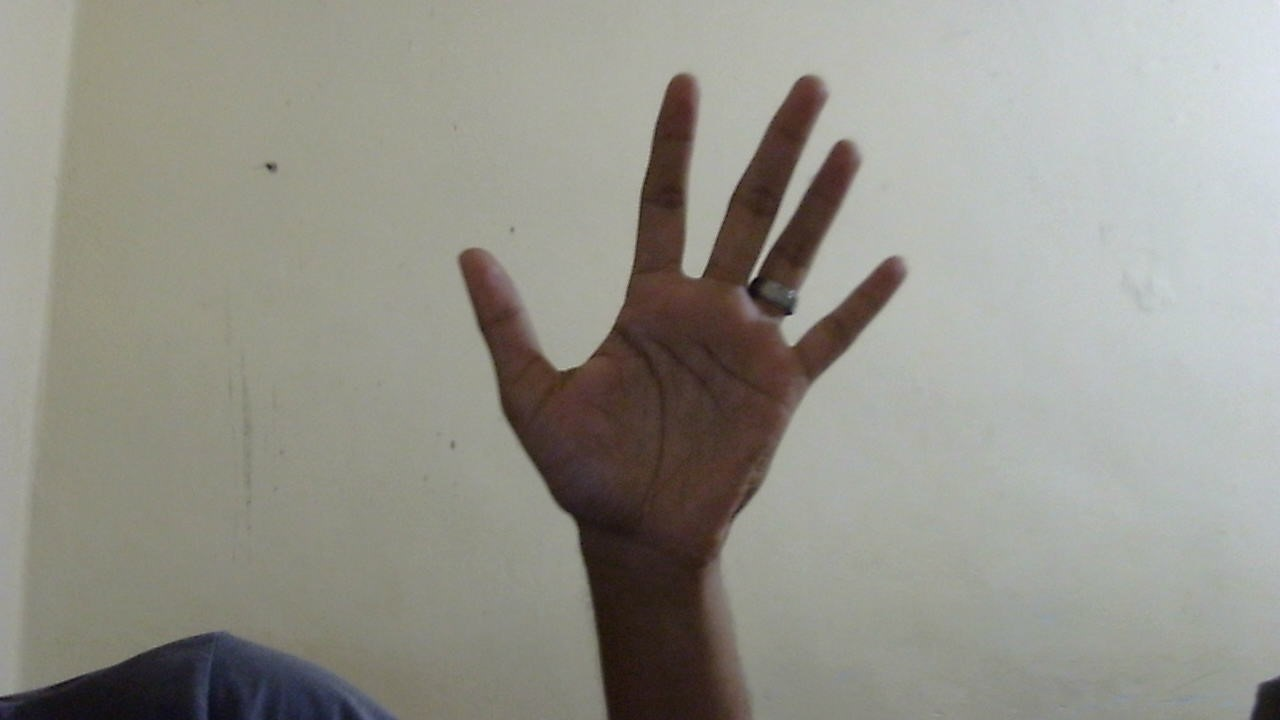
#> input picture Phase-1/1.jpg, 1280 x 720 px, given in place of the camera
$ python test4.py
#> lines starting #> are read from the running program, lines starting #| are printed output that depends on the picture; after the words box and inside, x2 and y2 are one past the last pixel; in counts of white or black regions, pixels touching at a corner belong together; long printed decimals are rounded
import cv2
import numpy as np

# Define the range of skin color in HSV space
lower_skin = np.array([0, 20, 70], dtype=np.uint8)
upper_skin = np.array([20, 255, 255], dtype=np.uint8)

# Create a VideoCapture object to capture video from the camera
cap = cv2.VideoCapture(0)

# Loop over the frames of the video
while True:
    # Read a frame from the video feed
    ret, frame = cap.read()
#> frame is the input picture: shape (720, 1280, 3); mean B, G, R 139.8, 148.1, 149.1

    # Convert the frame to HSV color space
    hsv = cv2.cvtColor(frame, cv2.COLOR_BGR2HSV)
#> hsv: shape (720, 1280, 3); mean H, S, V 43.2, 29.1, 151.5

    # Apply the skin color mask to the frame
    mask = cv2.inRange(hsv, lower_skin, upper_skin)
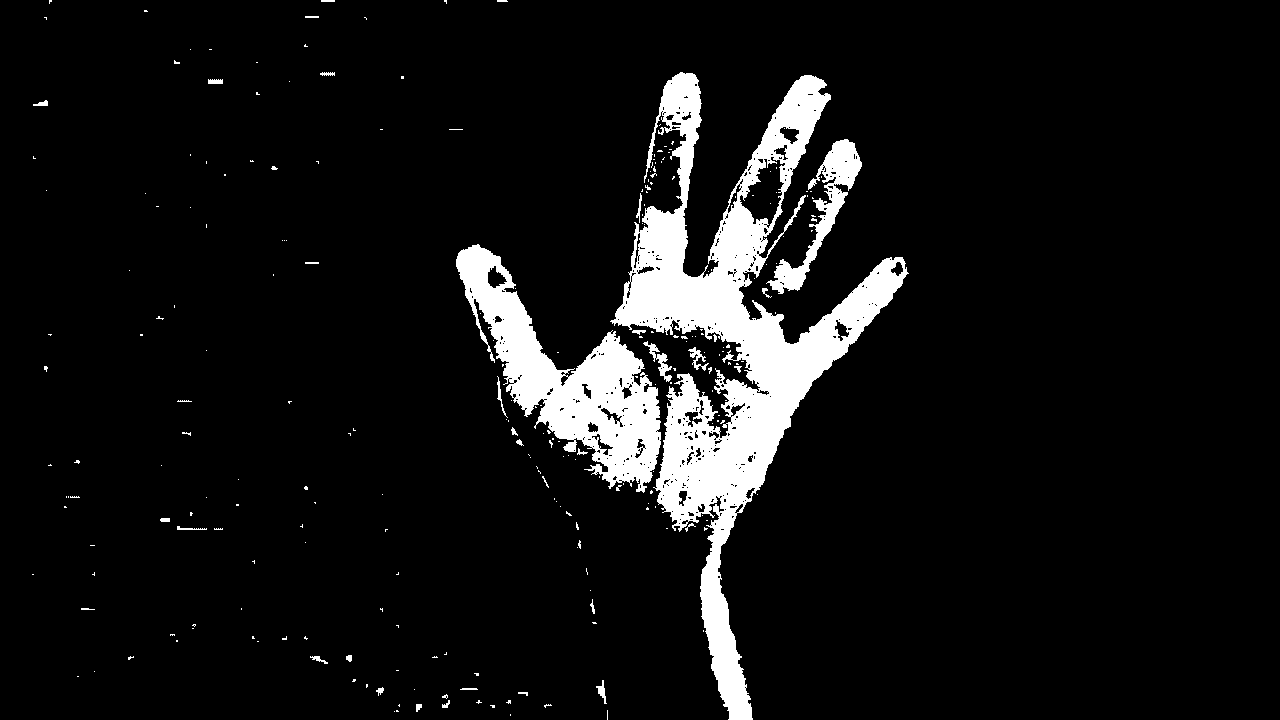
#> mask: shape (720, 1280); 7.7% white; 253 white regions (217 under 20 px)
    masked = cv2.bitwise_and(frame, frame, mask=mask)
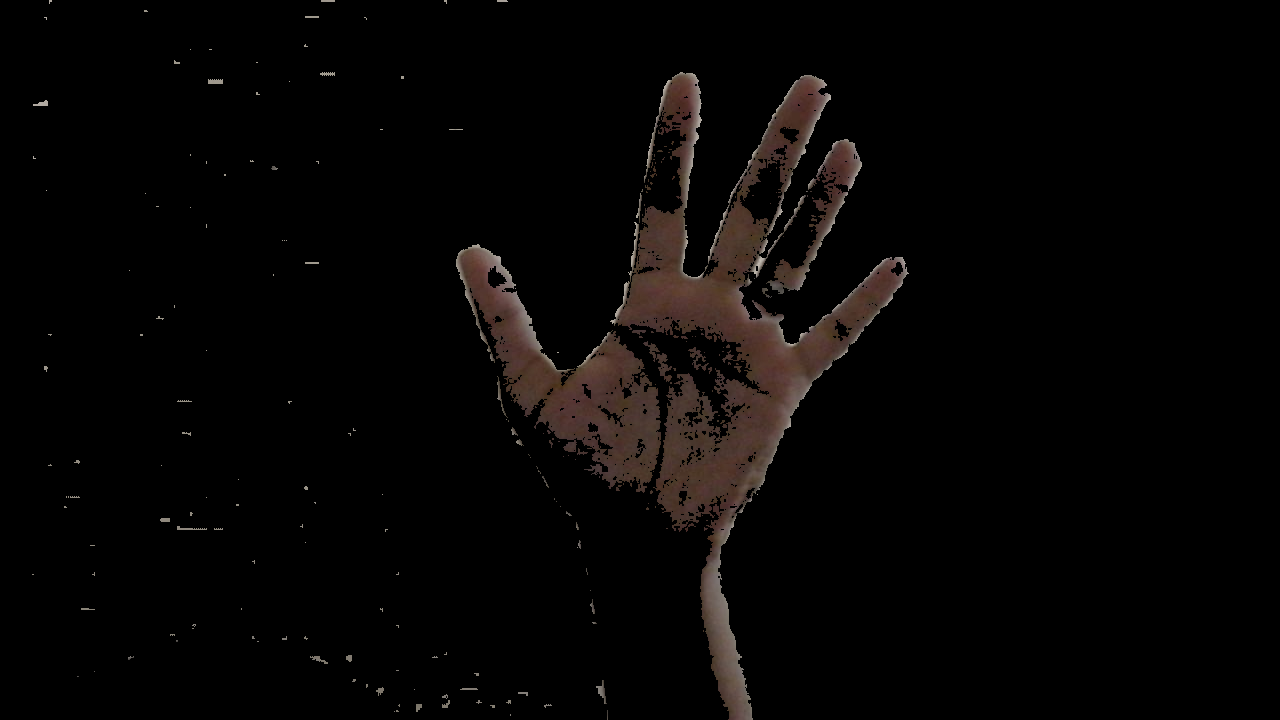
#> masked: shape (720, 1280, 3); mean B, G, R 4.5, 5.2, 6.8

    # Find the contours of the hand region
    contours, _ = cv2.findContours(mask, cv2.RETR_EXTERNAL, cv2.CHAIN_APPROX_SIMPLE)
#> contours = 246 contours, 228 with area under 20; largest, box (x1, y1, x2, y2) and area: (610, 72, 909, 720) 49116, (456, 244, 661, 493) 18223, (766, 139, 862, 294) 3112, (643, 341, 672, 382) 240, (688, 347, 709, 371) 108
    if len(contours) > 0:
        # Get the largest contour (the hand)
        hand_contour = max(contours, key=cv2.contourArea)
#> hand_contour = contour of 2285 points, box (x1, y1, x2, y2) (610, 72, 909, 720), area 49116

        # Draw a bounding box around the hand
        x, y, w, h = cv2.boundingRect(hand_contour)
#> x = 610; y = 72; w = 299; h = 648
        cv2.rectangle(frame, (x, y), (x+w, y+h), (0, 255, 0), 2)

        # Determine whose hand it is based on skin color
        skin_color = hsv[y:y+h, x:x+w, :]
#> skin_color: shape (648, 299, 3); mean H, S, V 24.6, 55.4, 120.8
        mean_skin = np.mean(skin_color, axis=(0, 1))
#> mean_skin = [24.59, 55.44, 120.8]
        print(mean_skin[0])
#| 24.593
        if mean_skin[0] < 10:
            # Hand belongs to person A
            cv2.putText(frame, "Person A", (x, y-10), cv2.FONT_HERSHEY_SIMPLEX, 0.5, (0, 255, 0), 2)
        elif mean_skin[0] > 30:
            # Hand belongs to person B
            cv2.putText(frame, "Person B", (x, y-10), cv2.FONT_HERSHEY_SIMPLEX, 0.5, (0, 255, 0), 2)
        else:
            # Hand color is ambiguous or unknown
            cv2.putText(frame, "Access Denied", (x, y-10), cv2.FONT_HERSHEY_SIMPLEX, 0.5, (0, 0, 255), 2)
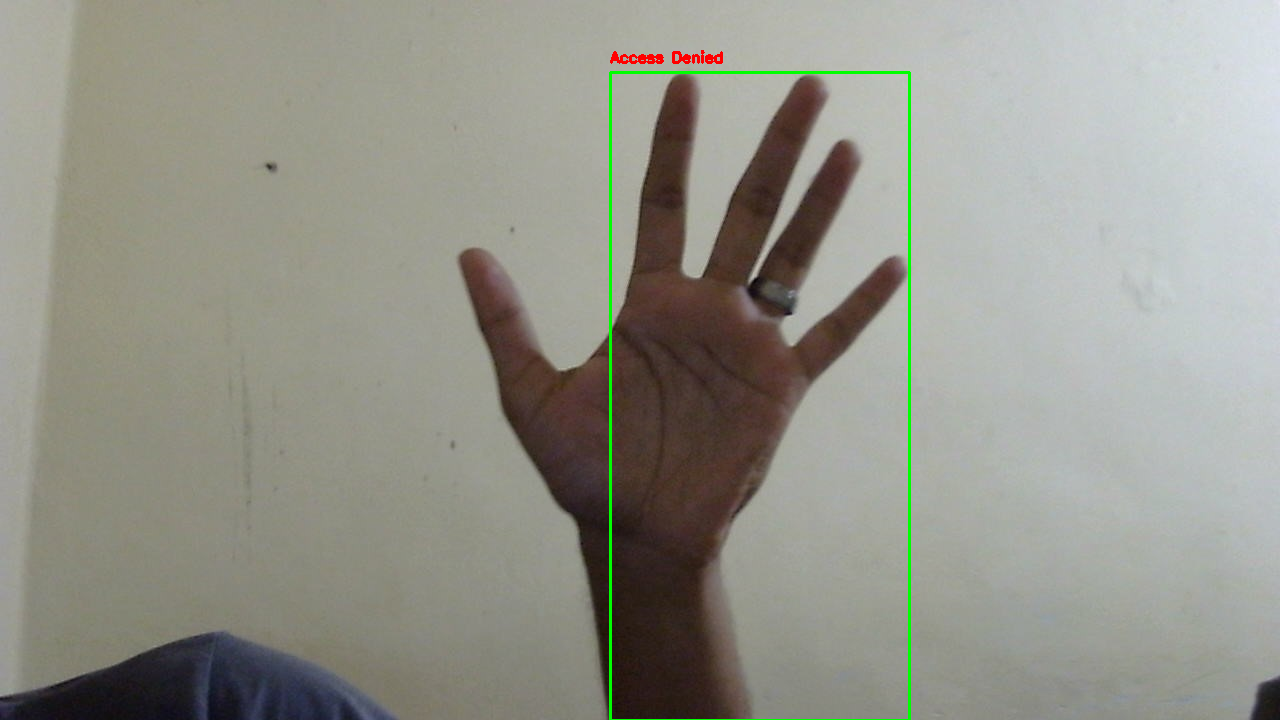
#> frame: shape (720, 1280, 3); mean B, G, R 139, 148.6, 148.4

    # Display the resulting frame
    cv2.imshow("Frame", frame)

    # Check for key press
    key = cv2.waitKey(1) & 0xFF
#> (key q is pressed here)
    if key == ord('q'):
        break

# Release the resources and close the windows
cap.release()
cv2.destroyAllWindows()

$ run again, on Phase-1/2.jpg
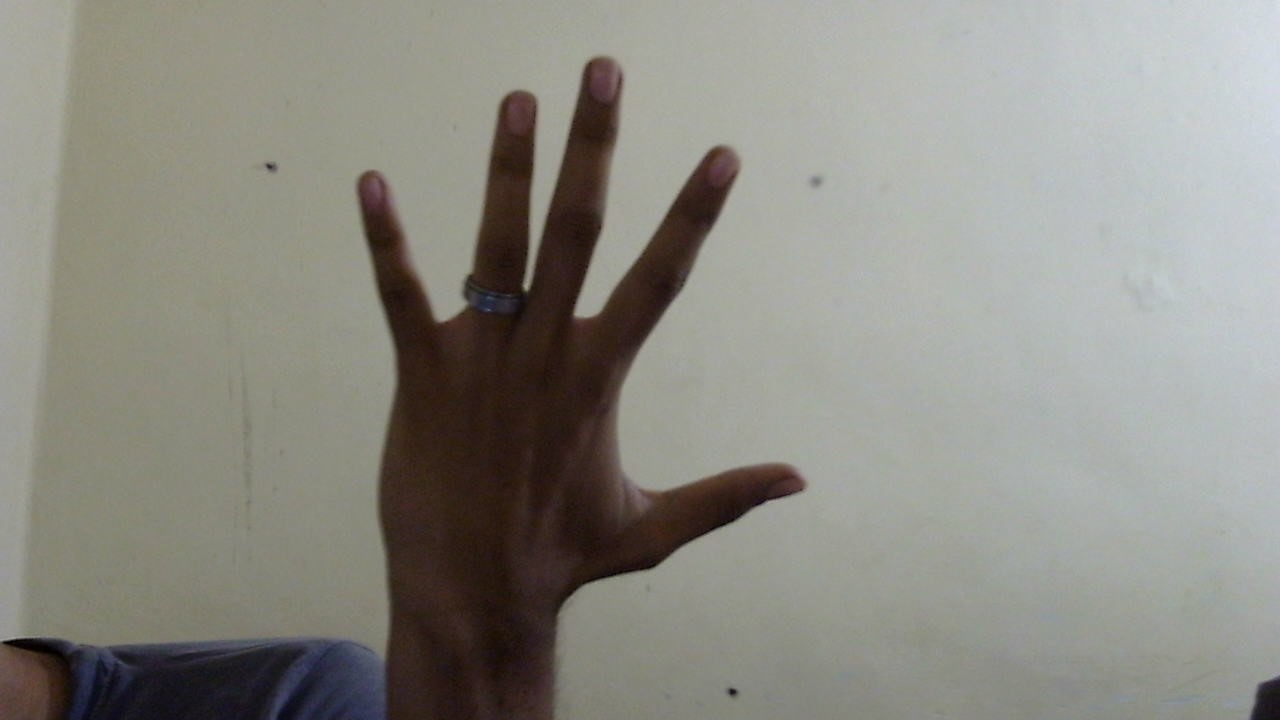
#> input picture Phase-1/2.jpg, 1280 x 720 px, given in place of the camera
#> frame is the input picture: shape (720, 1280, 3); mean B, G, R 131.9, 139.6, 140.6
#> hsv: shape (720, 1280, 3); mean H, S, V 44.1, 34.4, 143.1
#> `mask = cv2.inRange(hsv, lower_skin, upper_skin)`:
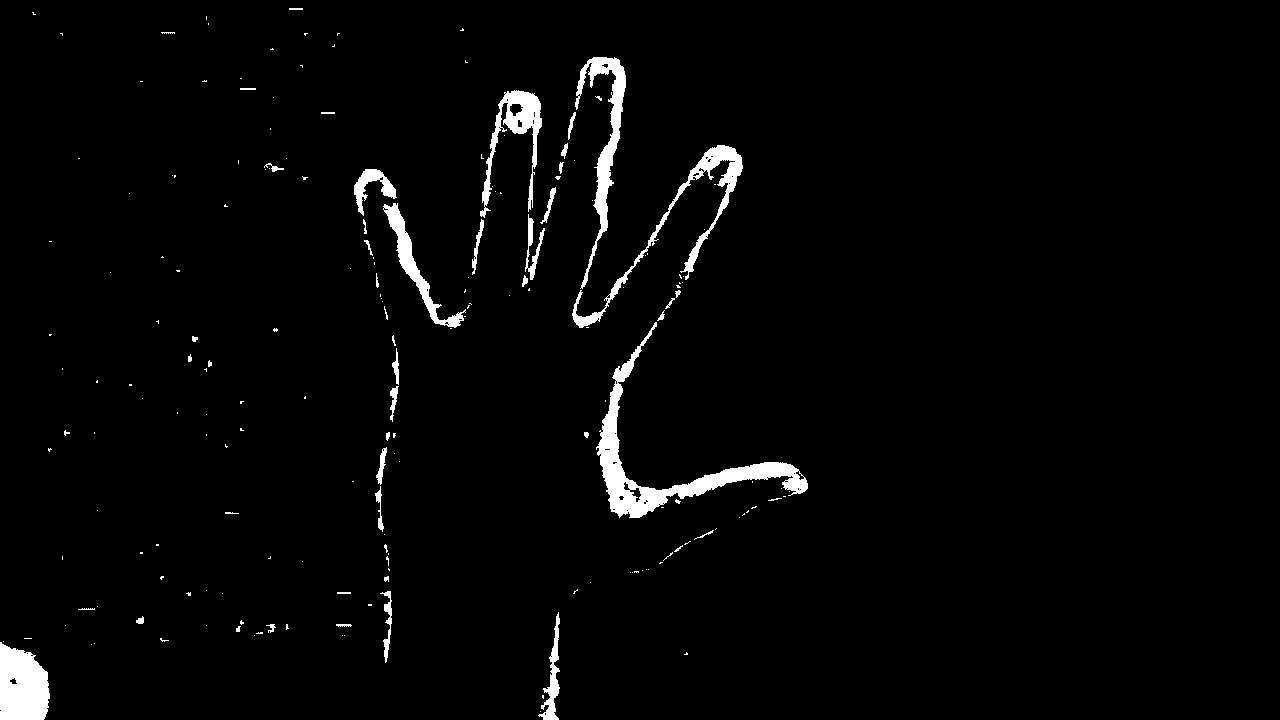
#> mask: shape (720, 1280); 2.5% white; 191 white regions (143 under 20 px)
#> contours = 191 contours, 165 with area under 20; largest, box (x1, y1, x2, y2) and area: (596, 322, 808, 518) 5378, (0, 642, 50, 720) 3062, (575, 57, 626, 289) 2400, (572, 145, 743, 328) 2305, (480, 90, 542, 218) 1940
#> hand_contour = contour of 515 points, box (x1, y1, x2, y2) (596, 322, 808, 518), area 5378
#> x = 596; y = 322; w = 212; h = 196
#> skin_color: shape (196, 212, 3); mean H, S, V 28.4, 40.5, 134.2
#> mean_skin = [28.45, 40.5, 134.2]
#| 28.448
#> `cv2.putText(frame, "Access Denied", (x, y-10), cv2.FONT_HERSHEY_SIMPLE..`:
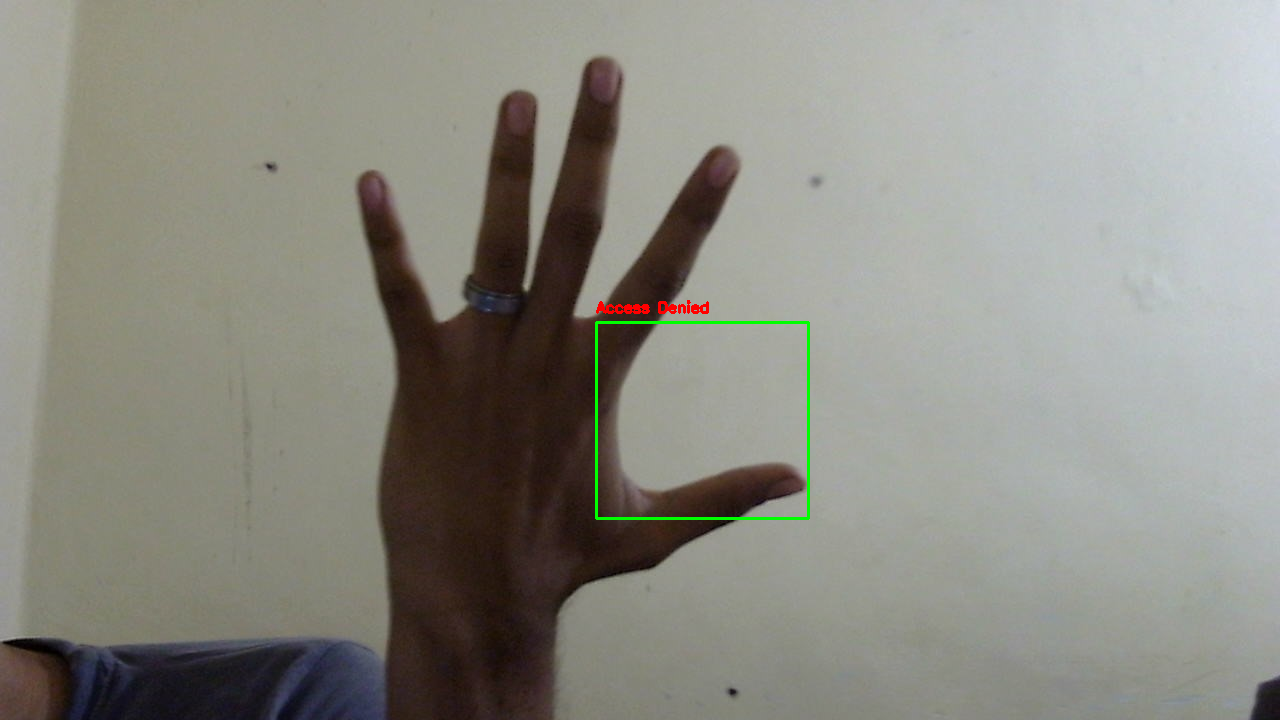
#> frame: shape (720, 1280, 3); mean B, G, R 131.6, 139.9, 140.5

$ run again, on Phase-1/1new.jpg
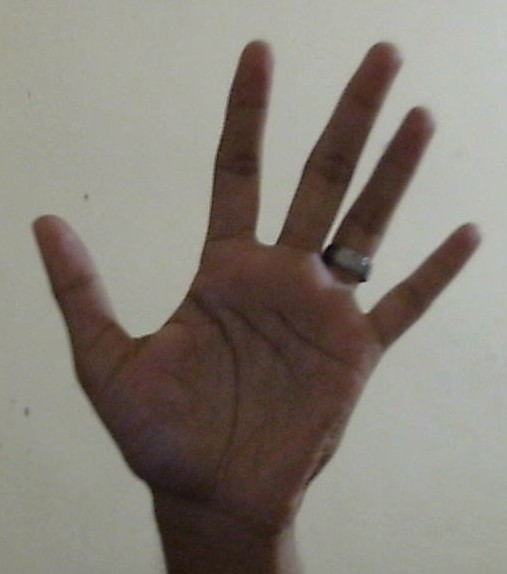
#> input picture Phase-1/1new.jpg, 507 x 574 px, given in place of the camera
#> frame is the input picture: shape (574, 507, 3); mean B, G, R 119.4, 128.2, 134.4
#> hsv: shape (574, 507, 3); mean H, S, V 27.8, 43.4, 135.3
#> `mask = cv2.inRange(hsv, lower_skin, upper_skin)`:
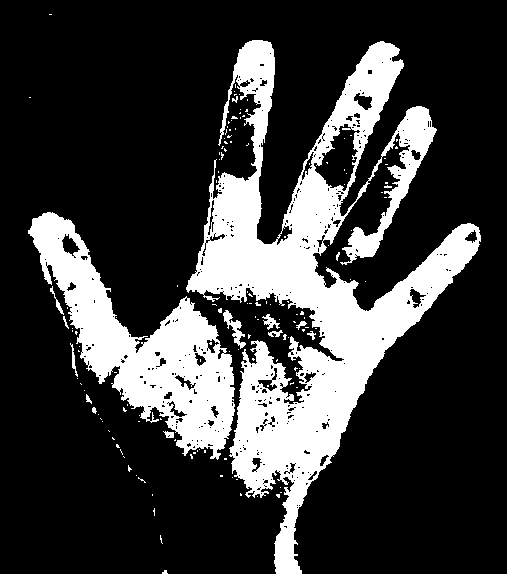
#> mask: shape (574, 507); 23.1% white; 147 white regions (132 under 20 px)
#> contours = 136 contours, 127 with area under 20; largest, box (x1, y1, x2, y2) and area: (186, 40, 481, 574) 49854, (28, 212, 235, 460) 18316, (223, 310, 246, 349) 230, (262, 314, 280, 330) 90, (50, 286, 64, 315) 46
#> hand_contour = contour of 2414 points, box (x1, y1, x2, y2) (186, 40, 481, 574), area 49854
#> x = 186; y = 40; w = 295; h = 534
#> skin_color: shape (534, 295, 3); mean H, S, V 24, 55.6, 123.5
#> mean_skin = [23.96, 55.6, 123.5]
#| 23.959
#> `cv2.putText(frame, "Access Denied", (x, y-10), cv2.FONT_HERSHEY_SIMPLE..`:
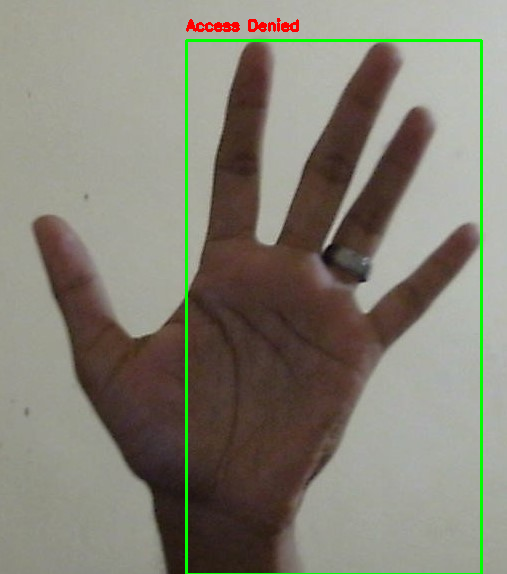
#> frame: shape (574, 507, 3); mean B, G, R 116.9, 129.3, 132.4

$ run again, on Phase-1/2new.jpg
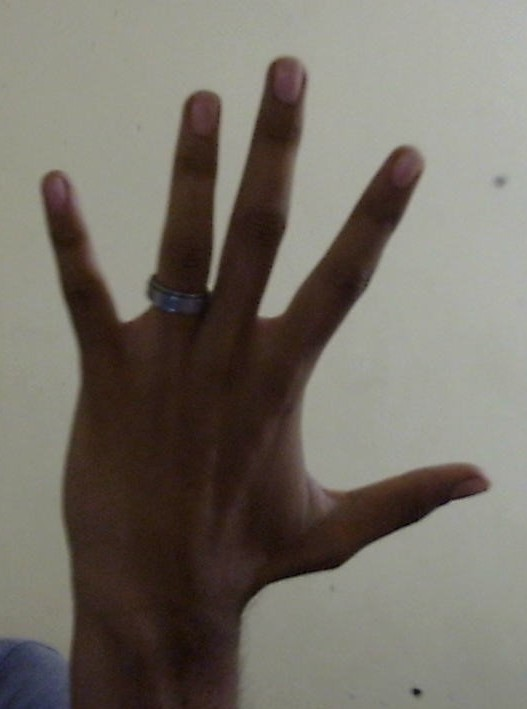
#> input picture Phase-1/2new.jpg, 527 x 709 px, given in place of the camera
#> frame is the input picture: shape (709, 527, 3); mean B, G, R 103.5, 112.4, 117.8
#> hsv: shape (709, 527, 3); mean H, S, V 27.6, 55.2, 118.8
#> `mask = cv2.inRange(hsv, lower_skin, upper_skin)`:
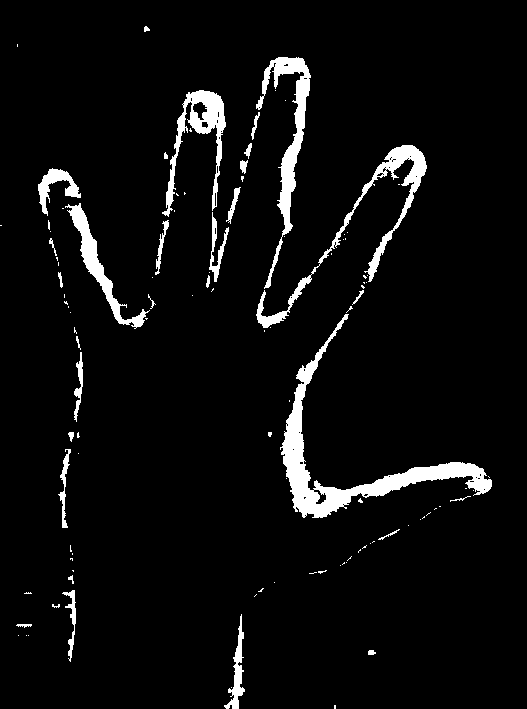
#> mask: shape (709, 527); 5.1% white; 108 white regions (78 under 20 px)
#> contours = 108 contours, 84 with area under 20; largest, box (x1, y1, x2, y2) and area: (280, 314, 492, 518) 5384, (256, 57, 311, 289) 2406, (256, 145, 427, 328) 2358, (162, 90, 226, 217) 2010, (65, 203, 150, 329) 1478
#> hand_contour = contour of 534 points, box (x1, y1, x2, y2) (280, 314, 492, 518), area 5384
#> x = 280; y = 314; w = 212; h = 204
#> skin_color: shape (204, 212, 3); mean H, S, V 28.2, 40.6, 134.2
#> mean_skin = [28.22, 40.6, 134.2]
#| 28.222
#> `cv2.putText(frame, "Access Denied", (x, y-10), cv2.FONT_HERSHEY_SIMPLE..`:
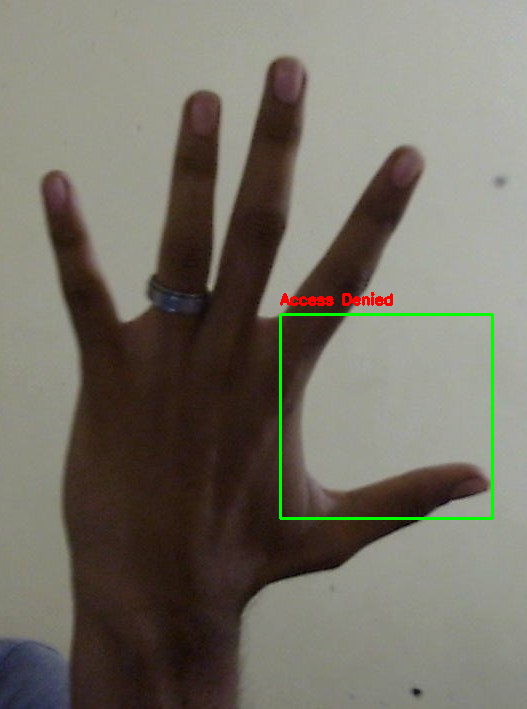
#> frame: shape (709, 527, 3); mean B, G, R 102.7, 113.2, 117.4
